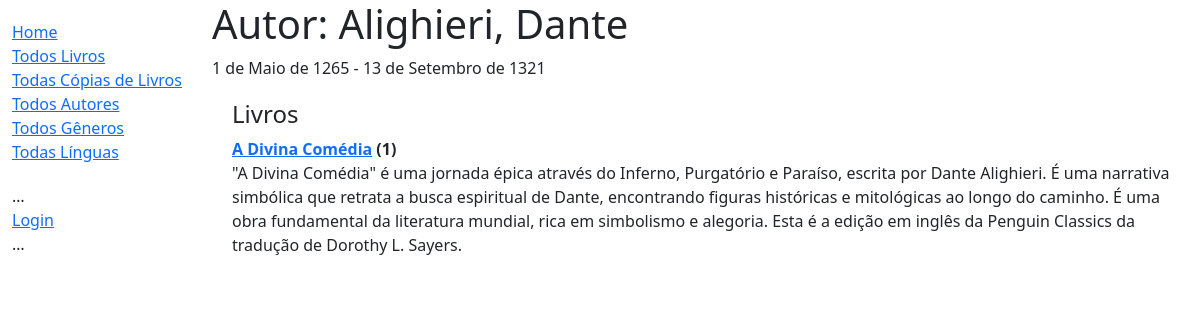
/acervo/autor/1, run on the app's committed database.
### acervo/models.py (models this page shows, shortened)
class Autor(models.Model):
    primeiro_nome = models.CharField(max_length=100)
    sobrenome = models.CharField(max_length=100)
    data_nascimento = models.DateField(null=True, blank=True)
    data_falecimento = models.DateField('morte', null=True, blank=True)
    class Meta:
        ordering = ['sobrenome', 'primeiro_nome']
    def __str__(self):
        return f'{self.sobrenome}, {self.primeiro_nome}'

class Livro(models.Model):
    titulo = models.CharField(max_length=200)
    autor = models.ForeignKey('Autor', on_delete=models.RESTRICT, null=True)
    descricao = models.TextField(
        max_length=1000, help_text="Breve descrição do livro")
    isbn = models.CharField('ISBN', max_length=13,
                            unique=True,
                            help_text='13 Caracteres <a href="https://www.isbn-international.org/content/what-isbn'
                                      '">ISBN number</a>')
    genero = models.ManyToManyField(
        Genero, help_text="Selecione o gênero do livro")
    lingua = models.ForeignKey(
        'Lingua', on_delete=models.SET_NULL, null=True)
    class Meta:
        ordering = ['titulo', 'autor']
    def mostra_genero(self):
        """Representação String para o gênero do livro."""
        return ', '.join([self.genero.nome for genre in self.genero.all()[:3]])
    mostra_genero.short_description = 'Genero'
    def __str__(self):
        return self.titulo

### acervo/views.py (the view)
class AutorDetailView(generic.DetailView):
    model = Autor
    context_object_name = 'autor'
    template_name = 'acervo/detalhe_autor.html'

### acervo/templates/acervo/detalhe_autor.html (shortened to what this page needs)
{% extends "base_generic.html" %}
{% block content %}
<h1>Autor: {{ autor }} </h1>
<p>{{autor.data_nascimento}} - {% if autor.data_falecimento %}{{autor.data_falecimento}}{% endif %}</p>
<div style="margin-left:20px;margin-top:20px">
<h4>Livros</h4>
<dl>
{% for livro in autor.livro_set.all %}
  <dt><a href="{% url 'detalhe-livro' livro.pk %}">{{livro}}</a> ({{livro.livrocopia_set.all.count}})</dt>
  <dd>{{livro.descricao}}</dd>
  {% empty %}
  <p>Não há livros disponíveis para esse autor.</p>
{% endfor %}
</dl>
</div>
{% endblock %}
{% block sidebar %}
  {{ block.super }}
{% endblock %}

### data on the page
Autor: data_nascimento "1 de Maio de 1265", data_falecimento "13 de Setembro de 1321"
Livro: titulo "A Divina Comédia", livrocopia_set.all.count "1", descricao "\"A Divina Comédia\" é uma jornada épica através do Inferno, Purgatório e Paraíso, escrita por Dante Alighieri. É uma narrativa simbólica que retrata a busca espiritual de Dante, encontrando figuras históricas e mitológicas ao longo do caminho. É uma obra fundamental da literatura mundial, rica em simbolismo e alegoria. Esta é a edição em inglês da Penguin Classics da tradução de Dorothy L. Sayers."
